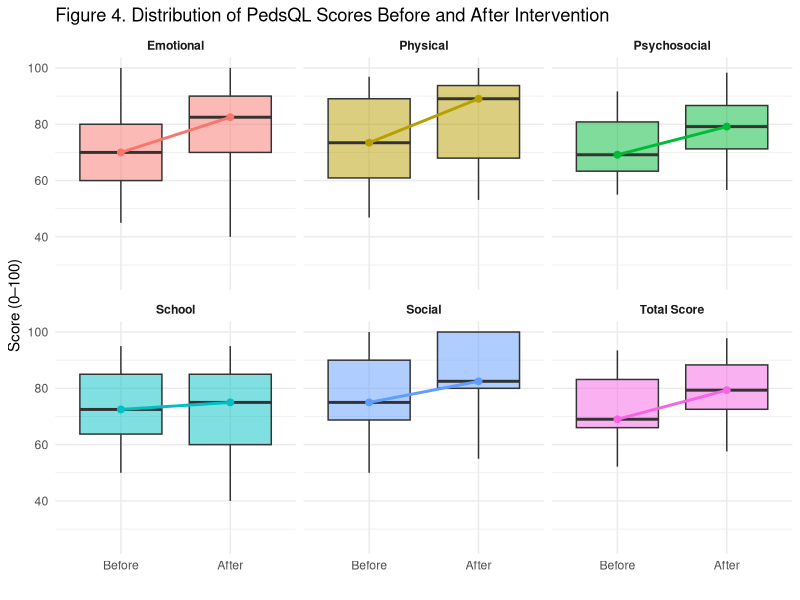
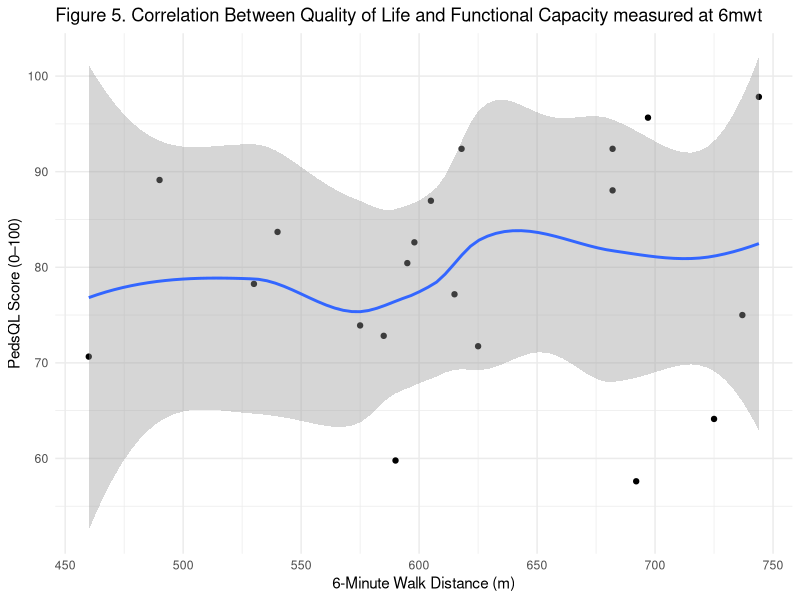
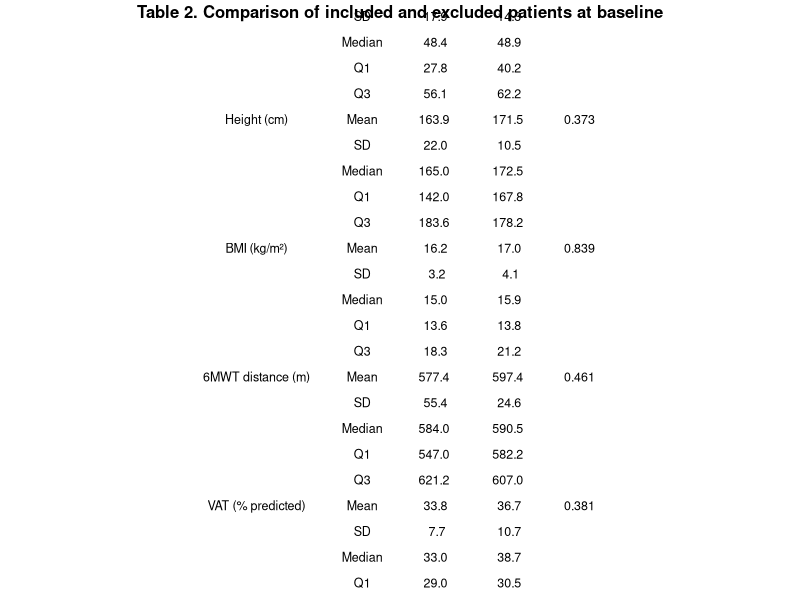
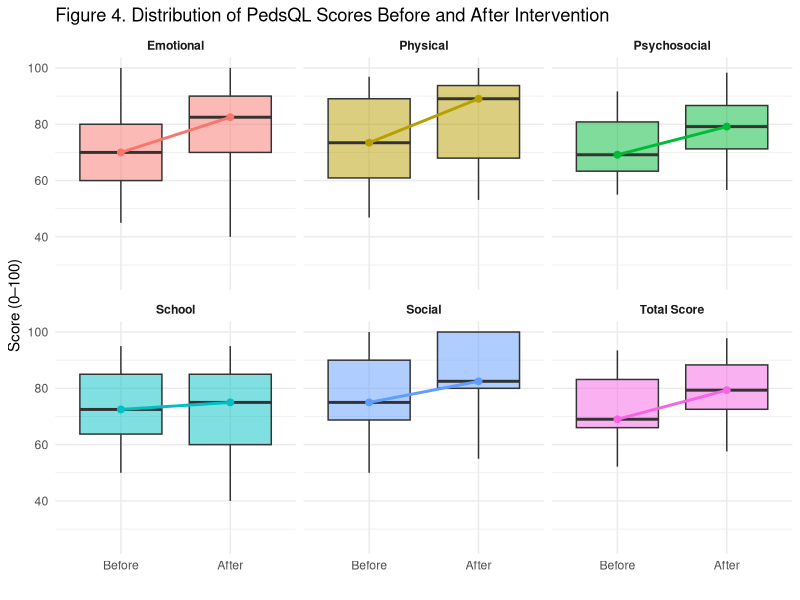
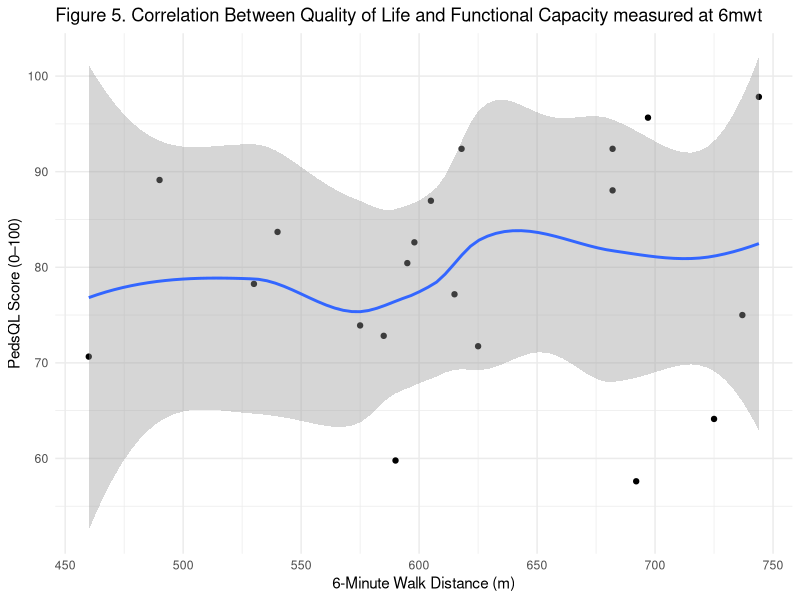

R code for these plots, in order:
## ---- chunk 1
knitr::opts_chunk$set(echo = TRUE, warning = FALSE, message = FALSE)
## ---- chunk 2
packages <- c("readxl", "dplyr", "gridExtra")

for (pkg in packages) {
  if (!require(pkg, character.only = TRUE)) {
    install.packages(pkg)
    library(pkg, character.only = TRUE)
  }
}
## ---- chunk 3
# Load package
library(readxl)

# Import datasets
included_data <- read_excel("data/data_clean.xlsx")
excluded_data <- read_excel("data/data_excluded.xlsx")

# Check structure
str(included_data)
str(excluded_data)
## ---- chunk 4
library(dplyr)
library(gridExtra)
library(grid)

# Fonction descriptive
describe <- function(x) {
  data.frame(
    Statistic = c("Mean", "SD", "Median", "Q1", "Q3"),
    Value = c(
      mean(x, na.rm = TRUE),
      sd(x, na.rm = TRUE),
      median(x, na.rm = TRUE),
      quantile(x, 0.25, na.rm = TRUE),
      quantile(x, 0.75, na.rm = TRUE)
    )
  )
}

vars <- c("age", "weight_kg", "height_cm", "bmi_kg_cm2",
          "6minwt_distance_traveled_m_before",
          "vat_before",
          "pedsql_totalself_before")

labels <- c(
  "Age (years)",
  "Weight (kg)",
  "Height (cm)",
  "BMI (kg/m²)",
  "6MWT distance (m)",
  "VAT (% predicted)",
  "PedsQL score (0–100)"
)

table_list <- list()

for(i in seq_along(vars)) {
  
  var <- vars[i]
  
  x <- included_data[[var]]
  y <- excluded_data[[var]]
  
  # Remove NA (important pour le test)
  x_clean <- x[!is.na(x)]
  y_clean <- y[!is.na(y)]
  
  # Mann-Whitney
  p_val <- round(wilcox.test(x_clean, y_clean)$p.value, 3)
  
  inc <- describe(x)
  exc <- describe(y)
  
  df <- data.frame(
    Variable = c(labels[i], rep("", 4)),
    Statistic = inc$Statistic,
    Included = round(inc$Value, 1),
    Excluded = round(exc$Value, 1),
    p_value = c(p_val, rep("", 4))
  )
  
  table_list[[i]] <- df
}

table_final <- do.call(rbind, table_list)

# ---- SEX ----
p_sexe <- round(fisher.test(table(
  c(included_data$sexe, excluded_data$sexe),
  c(rep("Included", nrow(included_data)),
    rep("Excluded", nrow(excluded_data)))
))$p.value, 3)

sexe_inc <- table(included_data$sexe)
sexe_exc <- table(excluded_data$sexe)

sex_df <- data.frame(
  Variable = c("Sex (M/F)", rep("", length(sexe_inc)-1)),
  Statistic = names(sexe_inc),
  Included = as.numeric(sexe_inc),
  Excluded = as.numeric(sexe_exc),
  p_value = c(p_sexe, rep("", length(sexe_inc)-1))
)

table_final <- rbind(table_final, sex_df)

table_final

library(gridExtra)
library(grid)

# Ajuster hauteur automatiquement
n_rows <- nrow(table_final)

pdf(
  "figures/Table_2_Comparison_of_included_and_excluded_patients_at_baseline.pdf",
  width = 8,
  height = 1 + n_rows * 0.3   
)

# Table sans quadrillage
tg <- tableGrob(
  table_final,
  rows = NULL,
  theme = ttheme_minimal(  
    core = list(
      fg_params = list(fontsize = 9)
    ),
    colhead = list(
      fg_params = list(fontsize = 10, fontface = "bold")
    )
  )
)

grid.arrange(
  textGrob(
    "Table 2. Comparison of included and excluded patients at baseline",
    gp = gpar(fontsize = 12, fontface = "bold")
  ),
  tg,
  ncol = 1,
  heights = c(0.2, 5)  
)

dev.off()
## ---- chunk 5

# Paired Wilcoxon test
wilcox_test <- wilcox.test(
  included_data$`6minwt_distance_traveled_m_after`,
  included_data$`6minwt_distance_traveled_m_before`,
  paired = TRUE,
  exact = TRUE
)
wilcox_test

## ---- chunk 6
library(dplyr)
library(tidyr)
library(ggplot2)

# Data PedsQL before/after
pedsql_data <- included_data %>%
  select(
    pedsql_totalself_before, pedsql_totalself_after,
    pedsql_physiqueself_before, pedsql_physiqueself_after,
    pedsql_emotionself_before, pedsql_emotionself_after,
    pedsql_relationself_before, pedsql_relationself_after,
    pedsql_ecoleself_before, pedsql_ecoleself_after,
    pedsql_psycosocialself_before, pedsql_psycosocialself_after
  ) %>%
  pivot_longer(cols = everything(),
               names_to = "Variable",
               values_to = "Score") %>%
  mutate(
    Time = ifelse(grepl("before", Variable), "Before", "After"),
    Time = factor(Time, levels = c("Before", "After")),
    Dimension = case_when(
      grepl("total", Variable) ~ "Total Score",
      grepl("physique", Variable) ~ "Physical",
      grepl("emotion", Variable) ~ "Emotional",
      grepl("relation", Variable) ~ "Social",
      grepl("ecole", Variable) ~ "School",
      grepl("psycosocial", Variable) ~ "Psychosocial"
    )
  )

# Medians calculation for each dimension and time point
medians <- pedsql_data %>%
  group_by(Dimension, Time) %>%
  summarise(median = median(Score, na.rm = TRUE), .groups = "drop")

# Plot
p_pedsql <- ggplot(pedsql_data, aes(x = Time, y = Score, fill = Dimension)) +
  
  geom_boxplot(alpha = 0.5, outlier.shape = NA) +
  
  # Medians lines each dimension
  geom_line(
    data = medians,
    aes(x = Time, y = median, group = Dimension, color = Dimension),
    size = 1
  ) +
  
  # Medians points
  
  geom_point(
    data = medians,
    aes(x = Time, y = median, color = Dimension),
    size = 2
  ) +
  
  facet_wrap(~ Dimension, nrow = 2) +
  
  xlab("") +
  ylab("Score (0–100)") +
  ggtitle("Figure 4. Distribution of PedsQL Scores Before and After Intervention") +
  
  theme_minimal() +
  theme(
    strip.text = element_text(face = "bold"),
    legend.position = "none"   
  )
p_pedsql

# Export
ggsave(
  "figures/Figure_4_PedsQL_Before_After.pdf",
  plot = p_pedsql,
  width = 8,
  height = 6
)
## ---- chunk 7
# Spearman correlation
cor_test <- cor.test(
  included_data$`6minwt_distance_traveled_m_after`,
  included_data$pedsql_totalself_after,
  method = "spearman"
)

cor_test

# Viewing
library(ggplot2)

# Create plot
p_corr <- ggplot(included_data, aes(
  x = `6minwt_distance_traveled_m_after`,
  y = pedsql_totalself_after
)) +
  geom_point() +
  geom_smooth(method = "loess", se = TRUE) +
  xlab("6-Minute Walk Distance (m)") +
  ylab("PedsQL Score (0–100)") +
  ggtitle("Figure 5. Correlation Between Quality of Life and Functional Capacity measured at 6mwt ") +
  theme_minimal()

p_corr

# Export PDF
ggsave(
  "figures/Figure_5_Correlation_PedsQL_6MWT.pdf",
  plot = p_corr,
  width = 8,
  height = 6
)
